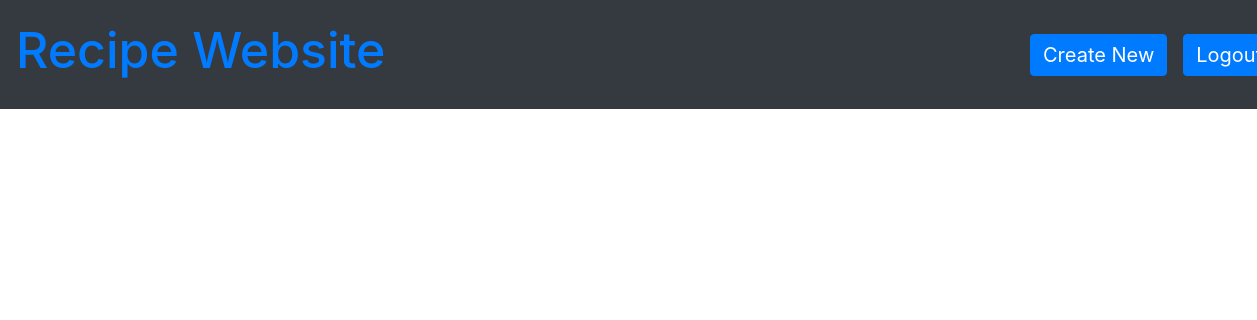
/home/ (signed in), run on an earlier commit of the app's database.
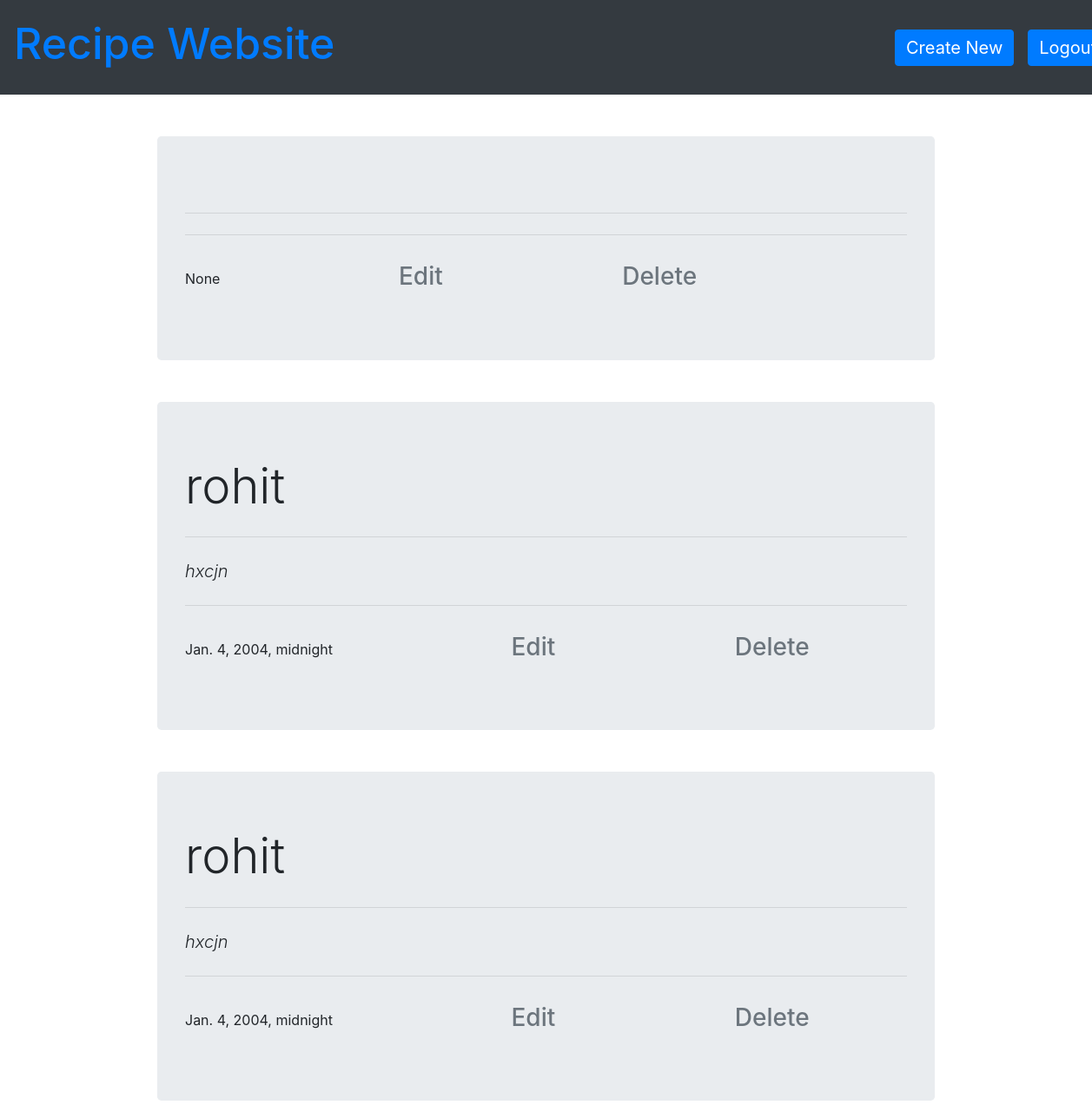
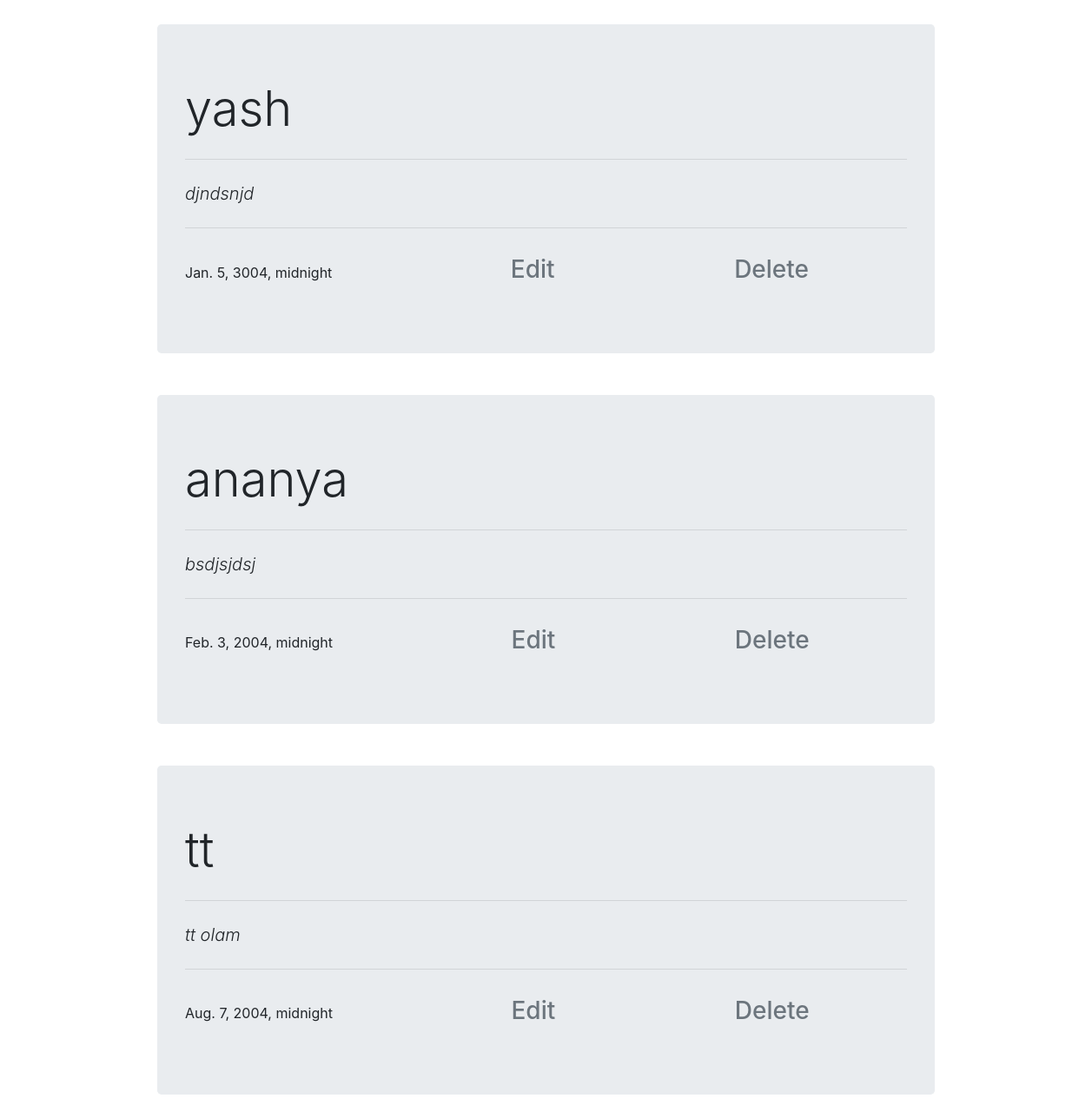
And on a later commit of the database (2 pictures, top to bottom).
### recipeapp/models.py (models this page shows)
class CreateRecipe(models.Model):
    Name = models.CharField(max_length=100)
    Detail = models.TextField(max_length=2000)
    Date = models.DateField( ("DATE"), default = date.today)

### recipeapp/views.py (the view)
# urls.py: path('home/',views.HomePage,name='home'),
@login_required(login_url='login')
def HomePage(request):
    recipedata = CreateRecipe.objects.all()
    data = {'recipedata':recipedata}
    return render(request, 'home.html',data)

### templates/home.html (shortened to what this page needs)
<!DOCTYPE html>
<html lang="en">
  <head>
    <link
      rel="stylesheet"
      href="https://cdn.jsdelivr.net/npm/bootstrap@4.3.1/dist/css/bootstrap.min.css"
    />
  </head>
  <body>
    <nav class="navbar navbar-expand-lg navbar-dark bg-dark">
        <h1 class="navbar-brand" style="font-size:50px;"><a href="{% url 'home' %}">Recipe Website</a></h1>
        <a href="{% url 'create' %}" class="btn btn-primary navbar-brand" style="margin-left:50vw;">Create New</a>
        <a href="{% url 'logout' %}" class="btn btn-primary navbar-brand">Logout</a>
    </nav>
  {% for n in recipedata %}
    <div class="container">
      <div class="col-md-10 offset-md-1 mt-5">
          <div class="jumbotron">
              <h1 class="display-4">{{n.Name}}</h1>
              <hr class="my-4">
              <p class="lead font-italic">{{n.Detail}}</p>
              <hr class="my-4">
              <span > {{n.Date}}
                <a href="{% url 'update' n.id %}" class="btn text-secondary px-0">
                  <h3 style="padding-left:200px">Edit</h3>
                </a>
                <a href="{% url 'delete' n.id %}" class="btn text-secondary px-0" class="d-inline">
                  <h3 style="padding-left:200px">Delete</h3>
                </a>
          </div>
      </div>
    </div>
    {% endfor %}
  </body>
</html>

What changed in the data, as far as the page shows it:
added CreateRecipe: Date "None"
added CreateRecipe: Name "rohit", Detail "hxcjn", Date "Jan. 4, 2004, midnight"
added CreateRecipe: Name "rohit", Detail "hxcjn", Date "Jan. 4, 2004, midnight"
added CreateRecipe: Name "yash", Detail "djndsnjd", Date "Jan. 5, 3004, midnight"
added CreateRecipe: Name "ananya", Detail "bsdjsjdsj", Date "Feb. 3, 2004, midnight"
added CreateRecipe: Name "tt", Detail "tt olam", Date "Aug. 7, 2004, midnight"
